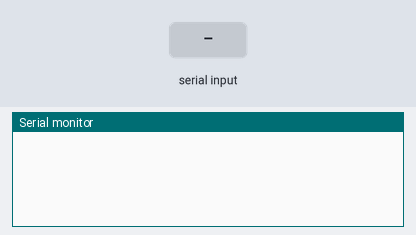
Bench run of a sketch on a simulated Arduino Uno, built with avr-gcc and run on an emulated ATmega328P. Parts: the last lines printed to the serial monitor. Inputs (shaded band) come from the test bench.

Above: at 1.2 s.
1.3 s: "a" received over Serial
At 1.7 s:
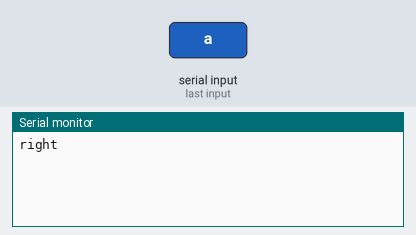
2.8 s: byte 103 (103) received over Serial
At 4.0 s:
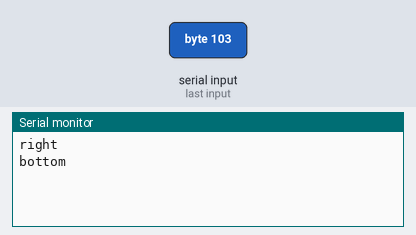
4.3 s: byte 104 (104) received over Serial
At 5.2 s:
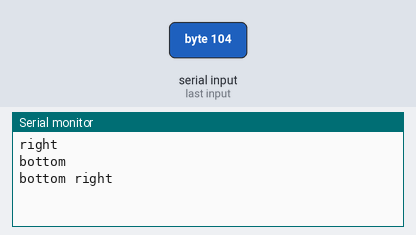
5.8 s: "b" received over Serial
At 6.3 s:
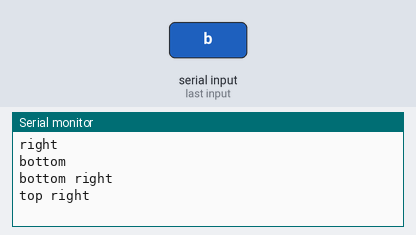
7.3 s: "c" received over Serial
At 8.5 s:
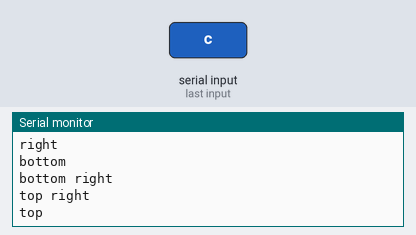
8.8 s: "d" received over Serial
At 9.8 s:
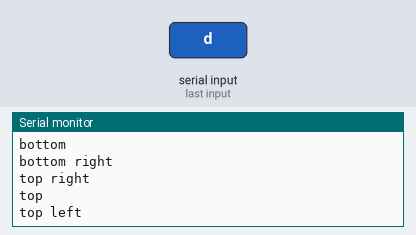

The sketch:

main.ino
```cpp
int incomingByte = 0;   // for incoming serial data

void setup() {
  Serial.begin(9600);     // opens serial port, sets data rate to 9600 bps
}

void loop() {
  if (Serial.available() > 0) {
    String msg;
    incomingByte = Serial.read();
    // TODO: remove switch statement
    switch (incomingByte) {
      case 97:
        msg = "right";
        break;
      case 98:
        msg = "top right";
        break;
      case 99:
        msg = "top";
        break;
      case 100:
        msg = "top left";
        break;
      case 101:
        msg = "left";
        break;
      case 102:
        msg = "bottom left";
        break;
      case 103:
        msg = "bottom";
        break;
      case 104:
        msg = "bottom right";
        break;
    }

    move(msg);
    Serial.println(msg);
  }
}

void move(String d) {
  // TODO: move motors according to direction
  // TODO: add speed capability
}
```

Measured:
- after the input at 1.3 s, the serial monitor: prints a new line at once (image 1)
- after the input at 2.8 s, the serial monitor: prints a new line at once (image 2)
- after the input at 4.3 s, the serial monitor: prints a new line at once (image 3)
- after the input at 5.8 s, the serial monitor: prints a new line at once (image 4)
- after the input at 7.3 s, the serial monitor: prints a new line at once (image 5)
- after the input at 8.8 s, the serial monitor: prints a new line at once (image 6)
